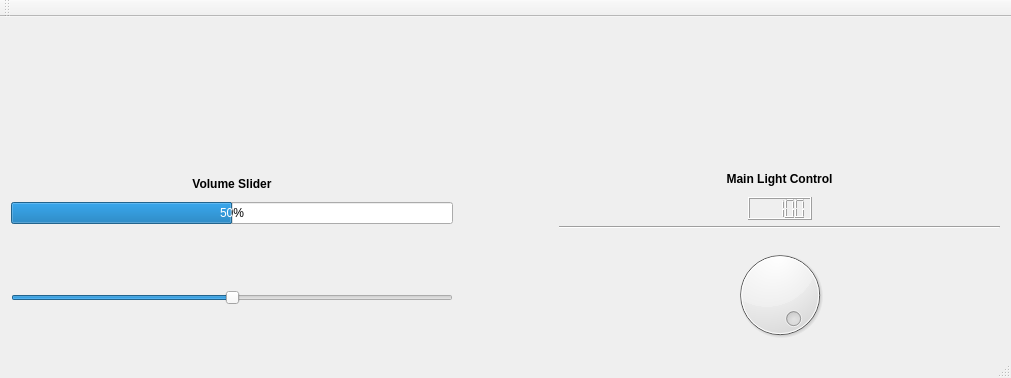
<?xml version="1.0" encoding="UTF-8"?>
<ui version="4.0">
 <class>ButtonsSliders</class>
 <widget class="QMainWindow" name="ButtonsSliders">
  <property name="geometry">
   <rect>
    <x>0</x>
    <y>0</y>
    <width>1011</width>
    <height>378</height>
   </rect>
  </property>
  <property name="windowTitle">
   <string>ButtonsSliders</string>
  </property>
  <widget class="QWidget" name="centralWidget">
   <layout class="QHBoxLayout" name="horizontalLayout_4">
    <item>
     <layout class="QHBoxLayout" name="horizontalLayout_3">
      <item>
       <layout class="QVBoxLayout" name="verticalLayout">
        <property name="topMargin">
         <number>0</number>
        </property>
        <property name="bottomMargin">
         <number>40</number>
        </property>
        <item>
         <spacer name="verticalSpacer_4">
          <property name="orientation">
           <enum>Qt::Vertical</enum>
          </property>
          <property name="sizeHint" stdset="0">
           <size>
            <width>20</width>
            <height>40</height>
           </size>
          </property>
         </spacer>
        </item>
        <item>
         <widget class="QLabel" name="label">
          <property name="layoutDirection">
           <enum>Qt::LeftToRight</enum>
          </property>
          <property name="text">
           <string>&lt;html&gt;&lt;head/&gt;&lt;body&gt;&lt;p&gt;&lt;span style=&quot; font-weight:600;&quot;&gt;Volume Slider&lt;/span&gt;&lt;/p&gt;&lt;/body&gt;&lt;/html&gt;</string>
          </property>
          <property name="textFormat">
           <enum>Qt::RichText</enum>
          </property>
          <property name="alignment">
           <set>Qt::AlignCenter</set>
          </property>
         </widget>
        </item>
        <item>
         <spacer name="verticalSpacer_2">
          <property name="orientation">
           <enum>Qt::Vertical</enum>
          </property>
          <property name="sizeType">
           <enum>QSizePolicy::Fixed</enum>
          </property>
          <property name="sizeHint" stdset="0">
           <size>
            <width>20</width>
            <height>5</height>
           </size>
          </property>
         </spacer>
        </item>
        <item>
         <widget class="QProgressBar" name="volDisp">
          <property name="value">
           <number>50</number>
          </property>
         </widget>
        </item>
        <item>
         <spacer name="verticalSpacer_3">
          <property name="orientation">
           <enum>Qt::Vertical</enum>
          </property>
          <property name="sizeType">
           <enum>QSizePolicy::Fixed</enum>
          </property>
          <property name="sizeHint" stdset="0">
           <size>
            <width>20</width>
            <height>60</height>
           </size>
          </property>
         </spacer>
        </item>
        <item>
         <widget class="QSlider" name="volSlider">
          <property name="maximum">
           <number>100</number>
          </property>
          <property name="value">
           <number>50</number>
          </property>
          <property name="orientation">
           <enum>Qt::Horizontal</enum>
          </property>
         </widget>
        </item>
       </layout>
      </item>
      <item>
       <spacer name="horizontalSpacer_5">
        <property name="orientation">
         <enum>Qt::Horizontal</enum>
        </property>
        <property name="sizeType">
         <enum>QSizePolicy::Fixed</enum>
        </property>
        <property name="sizeHint" stdset="0">
         <size>
          <width>100</width>
          <height>20</height>
         </size>
        </property>
       </spacer>
      </item>
      <item>
       <layout class="QVBoxLayout" name="verticalLayout_2">
        <item>
         <spacer name="verticalSpacer_5">
          <property name="orientation">
           <enum>Qt::Vertical</enum>
          </property>
          <property name="sizeHint" stdset="0">
           <size>
            <width>20</width>
            <height>40</height>
           </size>
          </property>
         </spacer>
        </item>
        <item>
         <widget class="QLabel" name="label_2">
          <property name="text">
           <string>&lt;html&gt;&lt;head/&gt;&lt;body&gt;&lt;p&gt;&lt;span style=&quot; font-weight:600;&quot;&gt;Main Light Control&lt;/span&gt;&lt;/p&gt;&lt;/body&gt;&lt;/html&gt;</string>
          </property>
          <property name="alignment">
           <set>Qt::AlignCenter</set>
          </property>
         </widget>
        </item>
        <item>
         <spacer name="verticalSpacer_6">
          <property name="orientation">
           <enum>Qt::Vertical</enum>
          </property>
          <property name="sizeType">
           <enum>QSizePolicy::Fixed</enum>
          </property>
          <property name="sizeHint" stdset="0">
           <size>
            <width>20</width>
            <height>5</height>
           </size>
          </property>
         </spacer>
        </item>
        <item>
         <layout class="QHBoxLayout" name="horizontalLayout">
          <property name="topMargin">
           <number>0</number>
          </property>
          <item>
           <spacer name="horizontalSpacer_3">
            <property name="orientation">
             <enum>Qt::Horizontal</enum>
            </property>
            <property name="sizeHint" stdset="0">
             <size>
              <width>40</width>
              <height>20</height>
             </size>
            </property>
           </spacer>
          </item>
          <item>
           <widget class="QLCDNumber" name="lightDispMain">
            <property name="smallDecimalPoint">
             <bool>false</bool>
            </property>
            <property name="intValue" stdset="0">
             <number>100</number>
            </property>
           </widget>
          </item>
          <item>
           <spacer name="horizontalSpacer_4">
            <property name="orientation">
             <enum>Qt::Horizontal</enum>
            </property>
            <property name="sizeHint" stdset="0">
             <size>
              <width>40</width>
              <height>20</height>
             </size>
            </property>
           </spacer>
          </item>
         </layout>
        </item>
        <item>
         <widget class="Line" name="line">
          <property name="orientation">
           <enum>Qt::Horizontal</enum>
          </property>
         </widget>
        </item>
        <item>
         <spacer name="verticalSpacer">
          <property name="orientation">
           <enum>Qt::Vertical</enum>
          </property>
          <property name="sizeType">
           <enum>QSizePolicy::Fixed</enum>
          </property>
          <property name="sizeHint" stdset="0">
           <size>
            <width>20</width>
            <height>10</height>
           </size>
          </property>
         </spacer>
        </item>
        <item>
         <layout class="QHBoxLayout" name="horizontalLayout_2">
          <item>
           <spacer name="horizontalSpacer_2">
            <property name="orientation">
             <enum>Qt::Horizontal</enum>
            </property>
            <property name="sizeHint" stdset="0">
             <size>
              <width>40</width>
              <height>20</height>
             </size>
            </property>
           </spacer>
          </item>
          <item>
           <widget class="QDial" name="lightDialMain">
            <property name="maximum">
             <number>100</number>
            </property>
            <property name="value">
             <number>100</number>
            </property>
           </widget>
          </item>
          <item>
           <spacer name="horizontalSpacer">
            <property name="orientation">
             <enum>Qt::Horizontal</enum>
            </property>
            <property name="sizeHint" stdset="0">
             <size>
              <width>40</width>
              <height>20</height>
             </size>
            </property>
           </spacer>
          </item>
         </layout>
        </item>
       </layout>
      </item>
     </layout>
    </item>
   </layout>
  </widget>
  <widget class="QMenuBar" name="menuBar">
   <property name="geometry">
    <rect>
     <x>0</x>
     <y>0</y>
     <width>1011</width>
     <height>21</height>
    </rect>
   </property>
  </widget>
  <widget class="QToolBar" name="mainToolBar">
   <attribute name="toolBarArea">
    <enum>TopToolBarArea</enum>
   </attribute>
   <attribute name="toolBarBreak">
    <bool>false</bool>
   </attribute>
  </widget>
  <widget class="QStatusBar" name="statusBar"/>
 </widget>
 <layoutdefault spacing="6" margin="11"/>
 <resources/>
 <connections/>
</ui>
